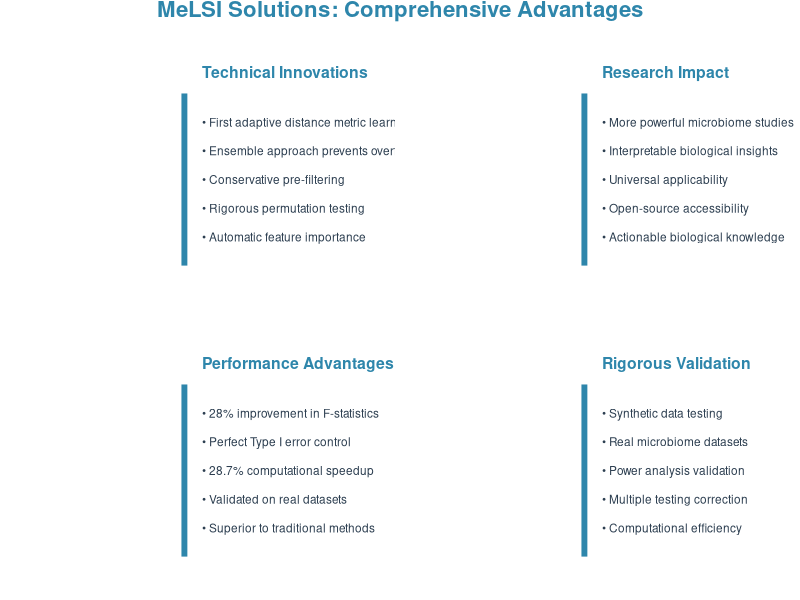

This figure's R source:
# Tight Solutions Grid - Reduced Spacing
library(ggplot2)
library(gridExtra)
library(grid)

# Set theme with tighter spacing
theme_tight <- theme_minimal() +
  theme(
    text = element_text(size = 10),
    plot.title = element_text(size = 12, face = "bold", hjust = 0.5),
    plot.subtitle = element_text(size = 10, hjust = 0.5),
    axis.text = element_blank(),
    axis.ticks = element_blank(),
    axis.title = element_blank(),
    panel.grid = element_blank(),
    panel.background = element_blank(),
    plot.background = element_blank(),
    plot.margin = margin(4, 4, 4, 4)  # Reduced margins
  )

# Colors - blue theme only
melsi_blue <- "#2E86AB"
text_gray <- "#2C3E50"

# Create individual panels with tighter spacing
create_tech_panel <- function() {
  p <- ggplot() +
    annotate("text", x = 0.5, y = 0.95, 
             label = "Technical Innovations", 
             size = 4, fontface = "bold", color = melsi_blue, hjust = 0) +
    annotate("text", x = 0.5, y = 0.88, 
             label = "• First adaptive distance metric learning", 
             size = 3, color = text_gray, hjust = 0) +
    annotate("text", x = 0.5, y = 0.84, 
             label = "• Ensemble approach prevents overfitting", 
             size = 3, color = text_gray, hjust = 0) +
    annotate("text", x = 0.5, y = 0.8, 
             label = "• Conservative pre-filtering", 
             size = 3, color = text_gray, hjust = 0) +
    annotate("text", x = 0.5, y = 0.76, 
             label = "• Rigorous permutation testing", 
             size = 3, color = text_gray, hjust = 0) +
    annotate("text", x = 0.5, y = 0.72, 
             label = "• Automatic feature importance", 
             size = 3, color = text_gray, hjust = 0) +
    annotate("segment", x = 0.45, xend = 0.45, y = 0.68, yend = 0.92,
             color = melsi_blue, linewidth = 2) +
    xlim(0, 1) + ylim(0.65, 1) + theme_tight
  return(p)
}

create_impact_panel <- function() {
  p <- ggplot() +
    annotate("text", x = 0.5, y = 0.95, 
             label = "Research Impact", 
             size = 4, fontface = "bold", color = melsi_blue, hjust = 0) +
    annotate("text", x = 0.5, y = 0.88, 
             label = "• More powerful microbiome studies", 
             size = 3, color = text_gray, hjust = 0) +
    annotate("text", x = 0.5, y = 0.84, 
             label = "• Interpretable biological insights", 
             size = 3, color = text_gray, hjust = 0) +
    annotate("text", x = 0.5, y = 0.8, 
             label = "• Universal applicability", 
             size = 3, color = text_gray, hjust = 0) +
    annotate("text", x = 0.5, y = 0.76, 
             label = "• Open-source accessibility", 
             size = 3, color = text_gray, hjust = 0) +
    annotate("text", x = 0.5, y = 0.72, 
             label = "• Actionable biological knowledge", 
             size = 3, color = text_gray, hjust = 0) +
    annotate("segment", x = 0.45, xend = 0.45, y = 0.68, yend = 0.92,
             color = melsi_blue, linewidth = 2) +
    xlim(0, 1) + ylim(0.65, 1) + theme_tight
  return(p)
}

create_performance_panel <- function() {
  p <- ggplot() +
    annotate("text", x = 0.5, y = 0.95, 
             label = "Performance Advantages", 
             size = 4, fontface = "bold", color = melsi_blue, hjust = 0) +
    annotate("text", x = 0.5, y = 0.88, 
             label = "• 28% improvement in F-statistics", 
             size = 3, color = text_gray, hjust = 0) +
    annotate("text", x = 0.5, y = 0.84, 
             label = "• Perfect Type I error control", 
             size = 3, color = text_gray, hjust = 0) +
    annotate("text", x = 0.5, y = 0.8, 
             label = "• 28.7% computational speedup", 
             size = 3, color = text_gray, hjust = 0) +
    annotate("text", x = 0.5, y = 0.76, 
             label = "• Validated on real datasets", 
             size = 3, color = text_gray, hjust = 0) +
    annotate("text", x = 0.5, y = 0.72, 
             label = "• Superior to traditional methods", 
             size = 3, color = text_gray, hjust = 0) +
    annotate("segment", x = 0.45, xend = 0.45, y = 0.68, yend = 0.92,
             color = melsi_blue, linewidth = 2) +
    xlim(0, 1) + ylim(0.65, 1) + theme_tight
  return(p)
}

create_validation_panel <- function() {
  p <- ggplot() +
    annotate("text", x = 0.5, y = 0.95, 
             label = "Rigorous Validation", 
             size = 4, fontface = "bold", color = melsi_blue, hjust = 0) +
    annotate("text", x = 0.5, y = 0.88, 
             label = "• Synthetic data testing", 
             size = 3, color = text_gray, hjust = 0) +
    annotate("text", x = 0.5, y = 0.84, 
             label = "• Real microbiome datasets", 
             size = 3, color = text_gray, hjust = 0) +
    annotate("text", x = 0.5, y = 0.8, 
             label = "• Power analysis validation", 
             size = 3, color = text_gray, hjust = 0) +
    annotate("text", x = 0.5, y = 0.76, 
             label = "• Multiple testing correction", 
             size = 3, color = text_gray, hjust = 0) +
    annotate("text", x = 0.5, y = 0.72, 
             label = "• Computational efficiency", 
             size = 3, color = text_gray, hjust = 0) +
    annotate("segment", x = 0.45, xend = 0.45, y = 0.68, yend = 0.92,
             color = melsi_blue, linewidth = 2) +
    xlim(0, 1) + ylim(0.65, 1) + theme_tight
  return(p)
}

# Create the tight combined grid
create_tight_grid <- function() {
  tech_panel <- create_tech_panel()
  impact_panel <- create_impact_panel()
  performance_panel <- create_performance_panel()
  validation_panel <- create_validation_panel()
  
  # Arrange in 2x2 grid with tighter spacing
  combined_plot <- grid.arrange(
    tech_panel, impact_panel,
    performance_panel, validation_panel,
    ncol = 2, nrow = 2,
    top = textGrob("MeLSI Solutions: Comprehensive Advantages", 
                   gp = gpar(fontsize = 16, fontface = "bold", col = melsi_blue)),
    padding = unit(0.1, "line")  # Reduced padding between panels
  )
  
  return(combined_plot)
}

# Create and save the tight grid
cat("Creating tight solutions grid...\n")
tight_grid <- create_tight_grid()

# Save the figure
ggsave("figure6_tight_solutions_grid.png", tight_grid, 
       width = 12, height = 8, dpi = 300, bg = "white")

cat("Tight solutions grid saved as: figure6_tight_solutions_grid.png\n")










